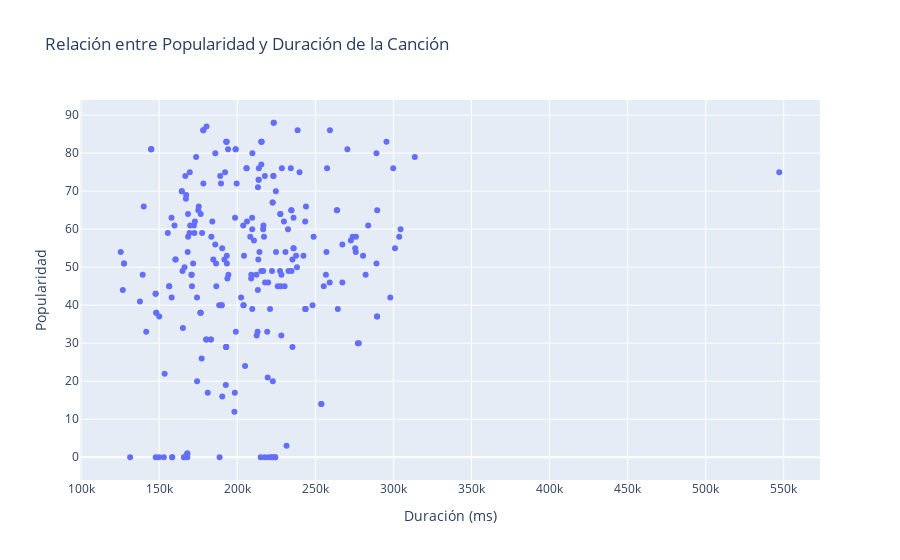

The notebook cell this image was saved under:
### Code cell
# 2. Relación entre Popularidad y Duración de la Canción
fig2 = px.scatter(df, x="duration_ms", y="popularity", 
                  title="Relación entre Popularidad y Duración de la Canción",
                  labels={"duration_ms": "Duración (ms)", "popularity": "Popularidad"})
fig2.show()

### Figure 1 — Plotly figure (JSON) as saved in the notebook; plotly's stock layout.template omitted (floating-point values rounded to 4 significant figures; data arrays with more than 128 entries replaced by an {"elided": "..."} marker saying what was removed)
{"data": [{"hovertemplate": "Duración (ms)=%{x}<br>Popularidad=%{y}<extra></extra>", "legendgroup": "", "marker": {"color": "#636efa", "symbol": "circle"}, "mode": "markers", "name": "", "orientation": "v", "showlegend": false, "type": "scatter", "x": {"elided": "244 int values"}, "xaxis": "x", "y": {"elided": "244 int values"}, "yaxis": "y"}], "layout": {"legend": {"tracegroupgap": 0}, "title": {"text": "Relación entre Popularidad y Duración de la Canción"}, "xaxis": {"anchor": "y", "domain": [0, 1], "title": {"text": "Duración (ms)"}}, "yaxis": {"anchor": "x", "domain": [0, 1], "title": {"text": "Popularidad"}}}}
